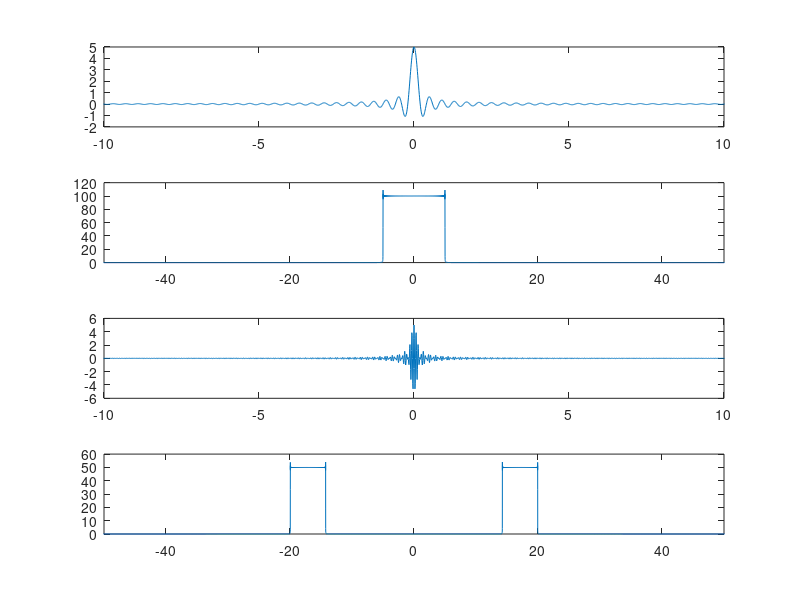

Recreate this plot in MATLAB.
                                        #Main
                                        #Part E
                                        
t=[-100:0.01:100];
#plotting m(t) function from -10 to 10
subplot(4,1,1);
m =5.*sinc(5*t); 
plot(t,m) ;
axis([-10 10]);
#plotting m(t) function after doing fourier transform from -50 to 50
subplot(4,1,2);
fourier_transform_m = fft (m);
FTM_shifted_m = fftshift(fourier_transform_m);
plot (t,abs(FTM_shifted_m));
axis([-50 50]);
#plotting r(t) function from -10 to 10
subplot(4,1,3);
r = m.* cos(30*pi*t );
plot(t,r) ;
axis([-10 10]);
#plotting r(t) after doing  doing fourier transform from -50 to 50
subplot(4,1,4);
fourier_transform_r= fft (r);
FTM_shifted_r = fftshift(abs(fourier_transform_r));
t=[-57:0.0057:57];
plot (t, abs(FTM_shifted_r));
axis([-50 50]);